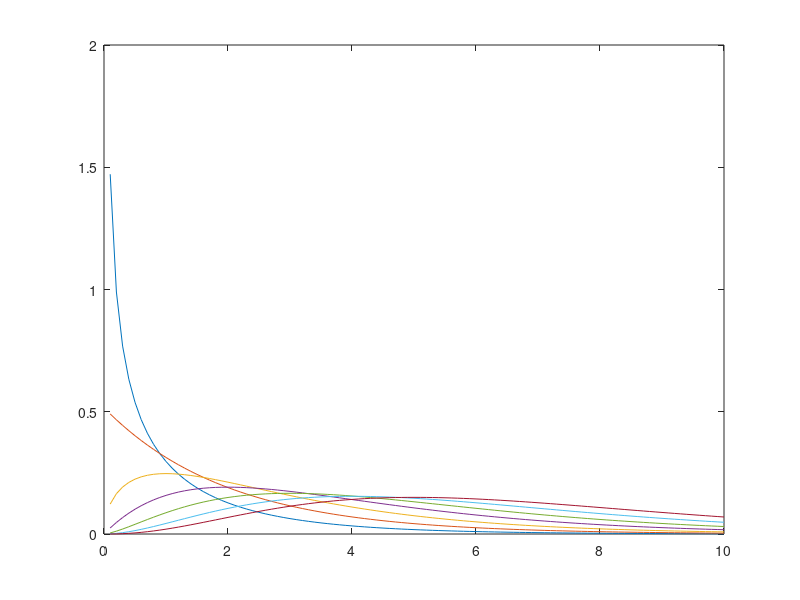

MATLAB code for this plot:
% Regression test function (black blox) for FreeMat v4.0
% This function is autogenerated by helpgen.
function bbtest_success = bbtest_randchi
  bbtest_success = 1;
NumErrors = 0;
try
  f = zeros(7,100);

catch
  NumErrors = NumErrors + 1;
end
try
  x = (1:100)/10;

catch
  NumErrors = NumErrors + 1;
end
try
  for n=1:7;t=x.^(n/2-1).*exp(-x/2);f(n,:)=10*t/sum(t);end

catch
  NumErrors = NumErrors + 1;
end
try
  plot(x,f');

catch
  NumErrors = NumErrors + 1;
end
try
  mprint chipdf

catch
  NumErrors = NumErrors + 1;
end
if (NumErrors ~= 0) bbtest_success = 0; return; end
NumErrors = 0;
try
  randchi(4*ones(1,6))

catch
  NumErrors = NumErrors + 1;
end
try
  sum(randn(4,6).^2)

catch
  NumErrors = NumErrors + 1;
end
if (NumErrors ~= 0) bbtest_success = 0; return; end
